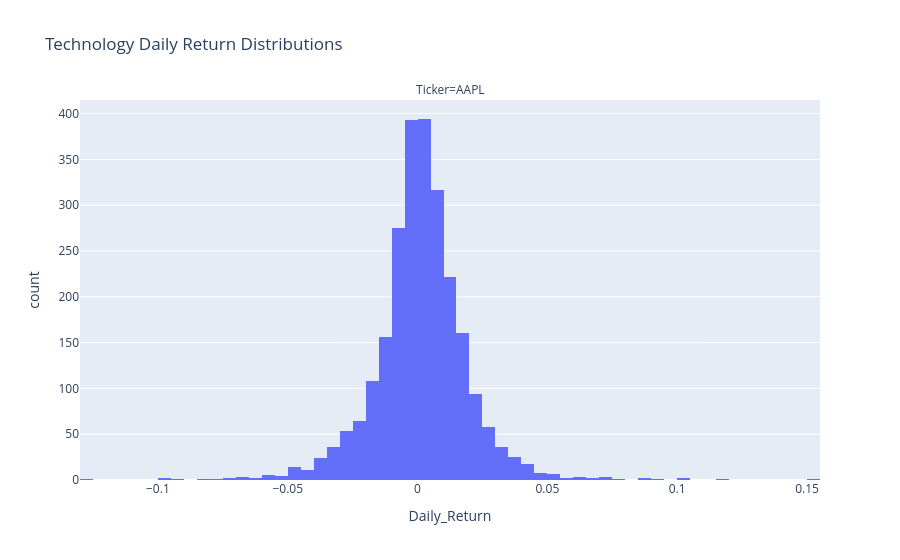

Here is the notebook cell this chart was saved with:
### Code cell
#For each sector, plotting the daily returns of each of the stocks in that sector. 
for sector in sectors:
    sector_data = market_data[market_data["Sector"]==sector]
       
    fig = px.histogram(sector_data, x="Daily_Return", nbins=100, facet_col='Ticker',title=f'{sector} Daily Return Distributions' )
    fig.show()

### Figure 1 — Plotly figure (JSON) as saved in the notebook; plotly's stock layout.template omitted (floating-point values rounded to 4 significant figures; data arrays with more than 128 entries replaced by an {"elided": "..."} marker saying what was removed)
{"data": [{"bingroup": "x", "hovertemplate": "Ticker=AAPL<br>Daily_Return=%{x}<br>count=%{y}<extra></extra>", "legendgroup": "", "marker": {"color": "#636efa", "pattern": {"shape": ""}}, "name": "", "nbinsx": 100, "orientation": "v", "showlegend": false, "type": "histogram", "x": {"elided": "2514 float values"}, "xaxis": "x", "yaxis": "y"}], "layout": {"annotations": [{"font": {}, "showarrow": false, "text": "Ticker=AAPL", "x": 0.5, "xanchor": "center", "xref": "paper", "y": 1, "yanchor": "bottom", "yref": "paper"}], "barmode": "relative", "legend": {"tracegroupgap": 0}, "title": {"text": "Technology Daily Return Distributions"}, "xaxis": {"anchor": "y", "domain": [0, 1], "title": {"text": "Daily_Return"}}, "yaxis": {"anchor": "x", "domain": [0, 1], "title": {"text": "count"}}}}
